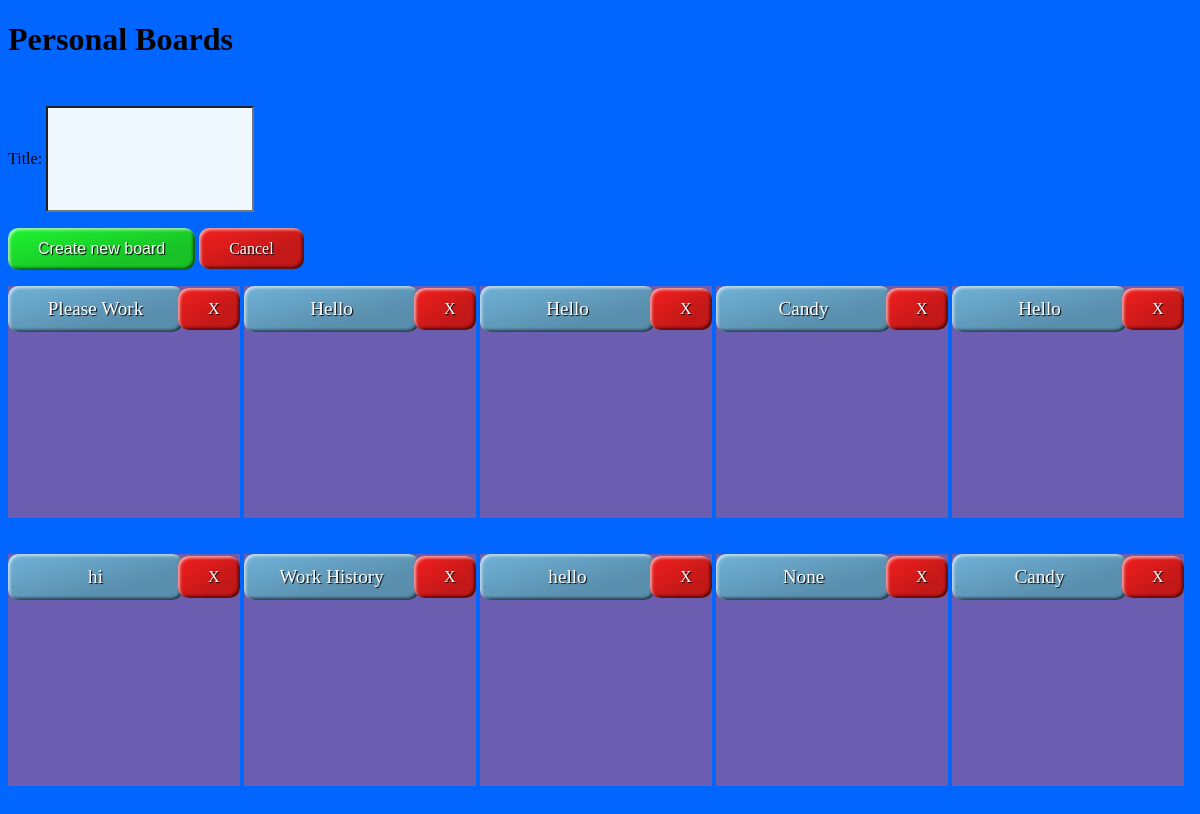
The page / (signed in) on the database as committed earlier.
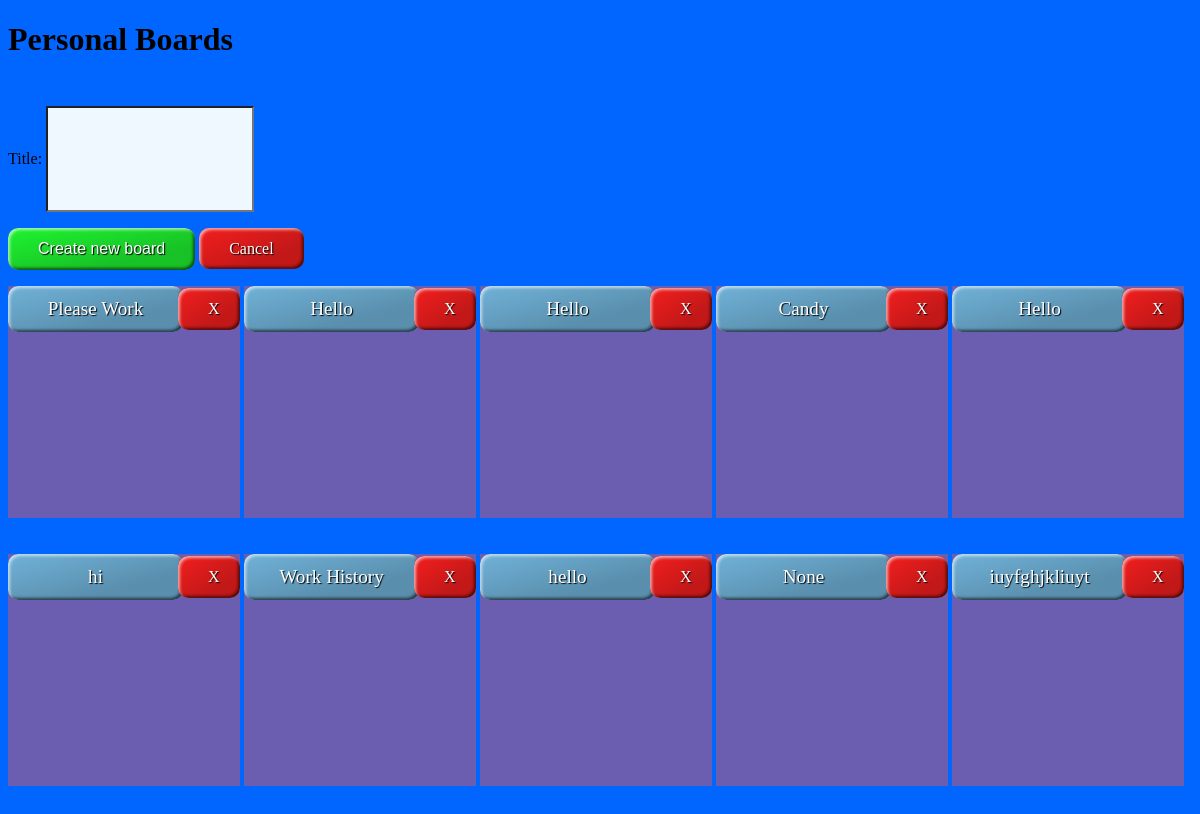
The same page on the database as committed later.
### polls/models.py (models this page shows, shortened)
class Board(models.Model):
    username = models.ForeignKey(User, on_delete=models.PROTECT)
    title = models.CharField(max_length=65)

### polls/views.py (the view, shortened to what this page needs)
# urls.py: path("", CreateBoardView.as_view(), name="board"),
class CreateBoardView(LoginRequiredMixin, CreateView):
    form_class = CreateBoardForm
    template_name = "boards/board/board.html"
    success_url = reverse_lazy("board")
    def get_context_data(self, **kwargs):
        context = super().get_context_data(**kwargs)
        context['list_create'] = CreateListForm()
        context['list_edit'] = ListEditForm()
        context['card_create'] = CreateCardForm()
        context['card_edit'] = CardEditForm()
        return context

### polls/forms.py
class CreateBoardForm(forms.ModelForm):
    class Meta:
        model = Board
        fields = ['title']

class CreateListForm(forms.ModelForm):
    title = forms.CharField(widget=forms.TextInput, label='')
    class Meta:
        model = List
        fields = ['title']

### templates/boards/board/board.html (shortened to what this page needs)
<!DOCTYPE html>
{% block content %}
<html>
  <head>
  </head>
</html>
<h1>Personal Boards</h1>
<div class="content">
  <form method="POST">
    {% csrf_token %} {{ form.as_p }}
    <button class="create">Create new board</button>
    <a href="/">Cancel</a>
  </form>
  {% for board in user.board_set.all %}
  <p
    style="
      background-color: hsl(249, 34%, 53%);
      background-image: url('https://mdn.mozillademos.org/files/7693/catfront.png');
      padding: 1rem;
      display: inline-block;
      width: 200px;
      height: 200px;
    "
  >
    <a class="title" href="{% url 'board_detail' board.id %}"
      >{{ board.title }}</a
    >
    <a class="delete" href="{% url 'board_delete' board.id %}">X</a>
  </p>
  {% endfor %} {% endblock %}
</div>

Rows that differ between the two databases and show on the page:
removed Board: title "Candy"
added Board: title "iuyfghjkliuyt"
